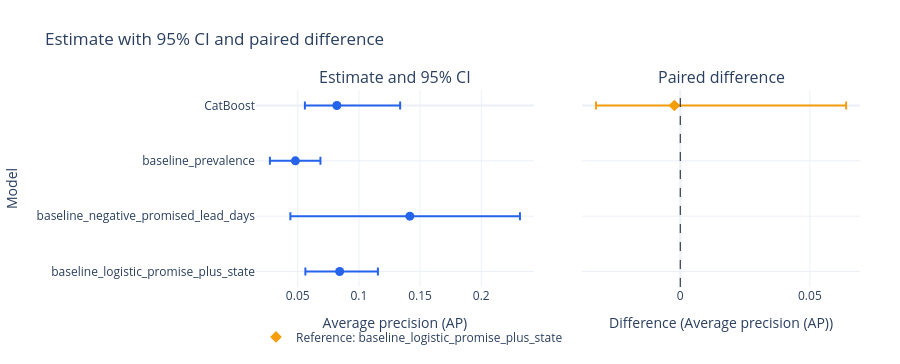

Write notebook code for a chart like this one.
### Markdown cell above
## Classification: metrics with intervals and paired difference

The first table reports, for CatBoost and the three baselines, the point estimate on the full sample and the 95% CI of the weekly block bootstrap, with every model evaluated on the same resamples. The second table reports the paired difference in average precision between CatBoost and `baseline_logistic_promise_plus_state`, with its 95% CI, and the reading follows the pre-registered rule. Brier and ECE are not defined for the `negative_promised_lead_days` score, which is not a probability. An interval chart complements the tables, with the average precision estimate and the 95% CI of each model and, beside it, the paired difference relative to zero.

### Code cell
metrics = final["classification_metrics"]
display(metrics[["model", "metric", "estimate", "ci_low", "ci_high"]])
print(LABELS["discarded"].format(n=int(metrics["n_discarded"].iloc[0]), total=int(metrics["n_boot"].iloc[0])))

paired = final["paired_difference"]
display(paired[["model", "reference", "estimate_model", "estimate_reference", "difference", "ci_low", "ci_high"]])
outcome = paired.loc[0, "outcome"] if LANG == "pt" else paired.loc[0, "outcome_en"]
print(LABELS["reading"].format(outcome=outcome))

from ecom_delivery_sla_viz import plot_metric_intervals

plot_metric_intervals(metrics, metric="average_precision", paired=paired, language=LANG).show()

### Figure 1 — Plotly figure (JSON) as saved in the notebook; plotly's stock layout.template omitted (floating-point values rounded to 4 significant figures)
{"data": [{"error_x": {"array": [0.05171, 0.02049, 0.09001, 0.03127], "arrayminus": [0.02615, 0.02084, 0.09766, 0.02802], "color": "#2563EB", "symmetric": false, "type": "data"}, "hovertemplate": "%{text}<br>%{x:.4f}<extra></extra>", "marker": {"color": "#2563EB", "size": 9}, "mode": "markers", "name": "Average precision (AP)", "showlegend": false, "text": ["CatBoost", "baseline_prevalence", "baseline_negative_promised_lead_days", "baseline_logistic_promise_plus_state"], "type": "scatter", "x": [0.08198, 0.04805, 0.1416, 0.08425], "xaxis": "x", "y": [0, 1, 2, 3], "yaxis": "y"}, {"error_x": {"array": [0.06625], "arrayminus": [0.03022], "color": "#F59E0B", "symmetric": false, "type": "data"}, "hovertemplate": "%{text}<br>Reference: baseline_logistic_promise_plus_state<br>%{x:.4f}<extra></extra>", "marker": {"color": "#F59E0B", "size": 9, "symbol": "diamond"}, "mode": "markers", "name": "Reference: baseline_logistic_promise_plus_state", "text": ["CatBoost"], "type": "scatter", "x": [-0.002267], "xaxis": "x2", "y": [0], "yaxis": "y2"}], "layout": {"annotations": [{"font": {"size": 16}, "showarrow": false, "text": "Estimate and 95% CI", "x": 0.23, "xanchor": "center", "xref": "paper", "y": 1, "yanchor": "bottom", "yref": "paper"}, {"font": {"size": 16}, "showarrow": false, "text": "Paired difference", "x": 0.77, "xanchor": "center", "xref": "paper", "y": 1, "yanchor": "bottom", "yref": "paper"}], "height": 364, "legend": {"orientation": "h", "y": -0.18}, "margin": {"b": 60, "l": 60, "r": 40, "t": 90}, "shapes": [{"line": {"color": "#111827", "dash": "dash", "width": 1}, "type": "line", "x0": 0, "x1": 0, "xref": "x2", "y0": 0, "y1": 1, "yref": "y2 domain"}], "title": {"text": "Estimate with 95% CI and paired difference"}, "xaxis": {"anchor": "y", "domain": [0, 0.46], "title": {"text": "Average precision (AP)"}}, "xaxis2": {"anchor": "y2", "domain": [0.54, 1], "title": {"text": "Difference (Average precision (AP))"}}, "yaxis": {"anchor": "x", "automargin": true, "autorange": "reversed", "domain": [0, 1], "ticktext": ["CatBoost", "baseline_prevalence", "baseline_negative_promised_lead_days", "baseline_logistic_promise_plus_state"], "tickvals": [0, 1, 2, 3], "title": {"text": "Model"}}, "yaxis2": {"anchor": "x2", "automargin": true, "autorange": "reversed", "domain": [0, 1], "matches": "y", "showticklabels": false, "ticktext": ["CatBoost", "baseline_prevalence", "baseline_negative_promised_lead_days", "baseline_logistic_promise_plus_state"], "tickvals": [0, 1, 2, 3]}}}
